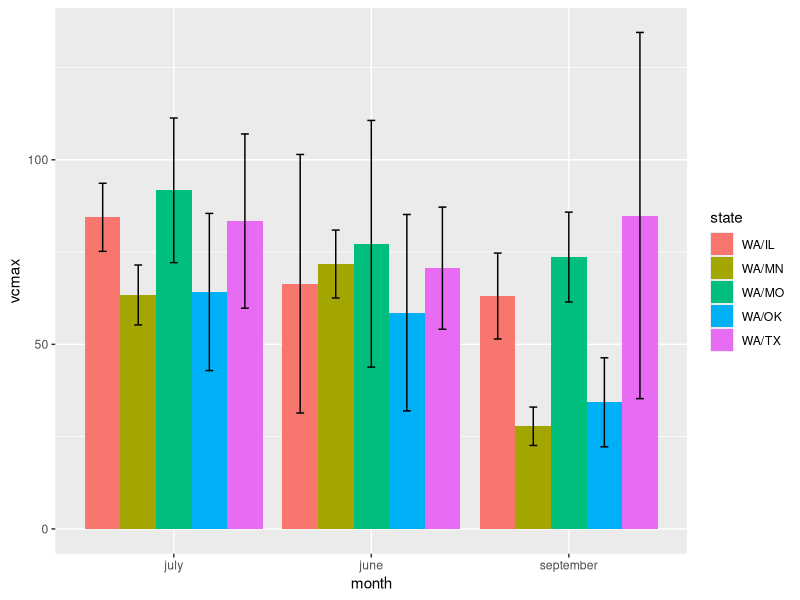
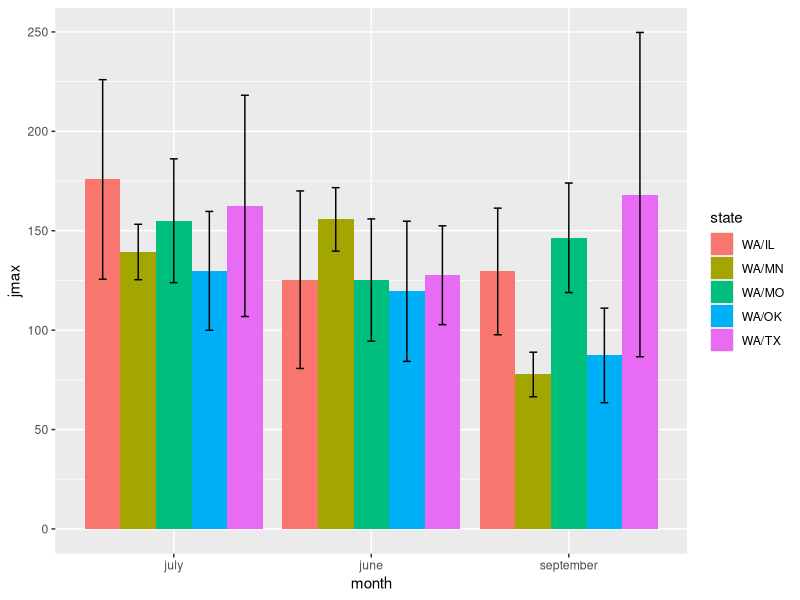
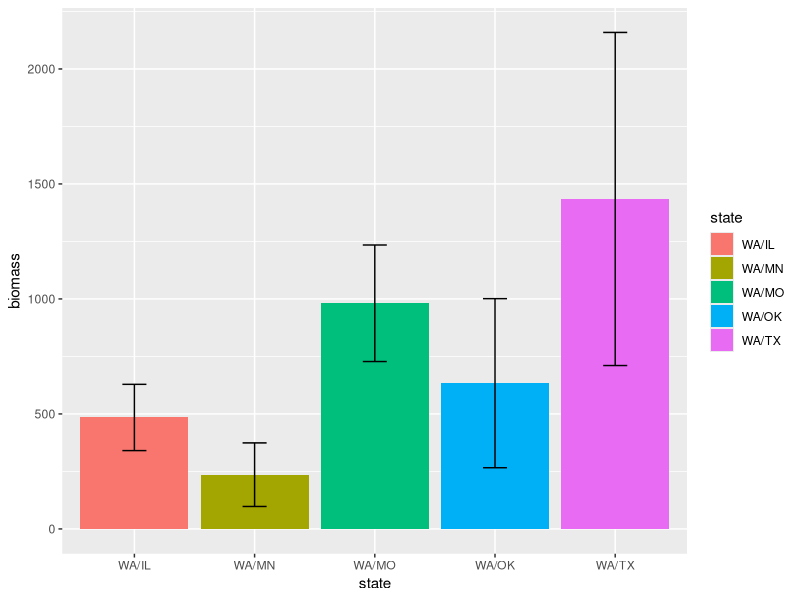
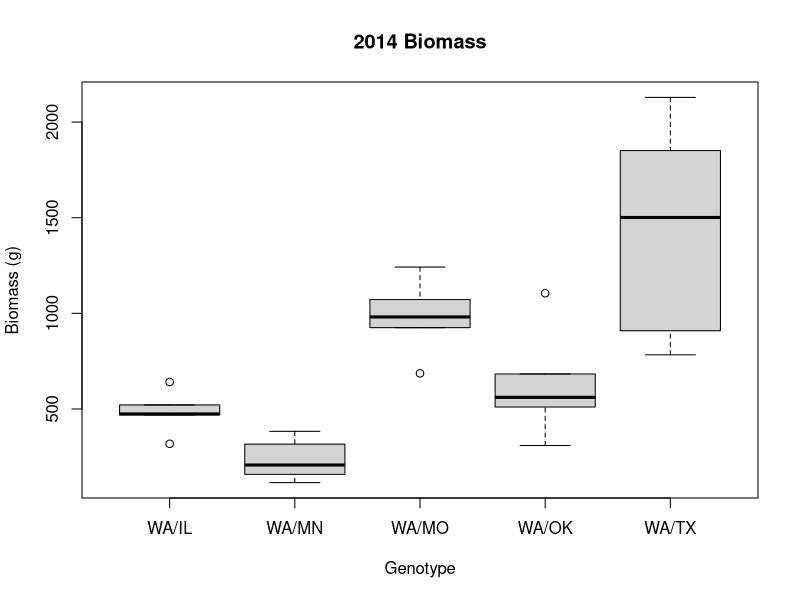
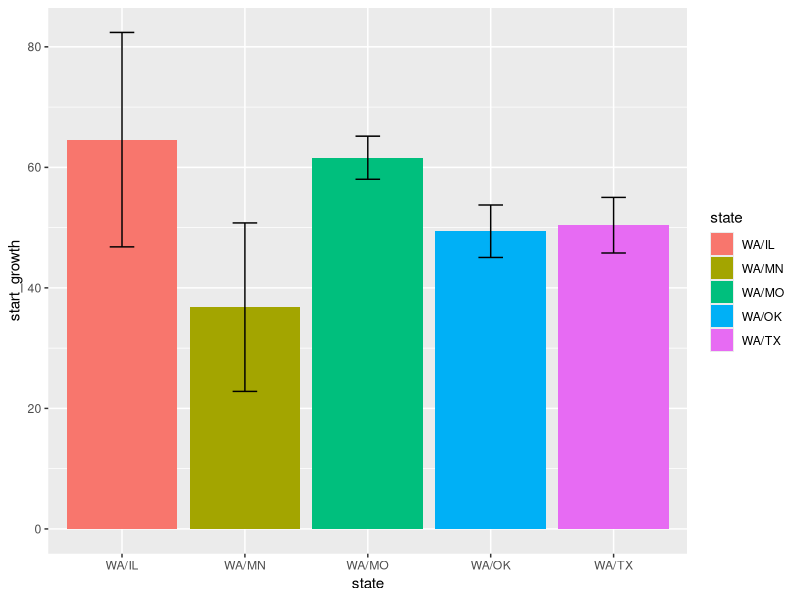
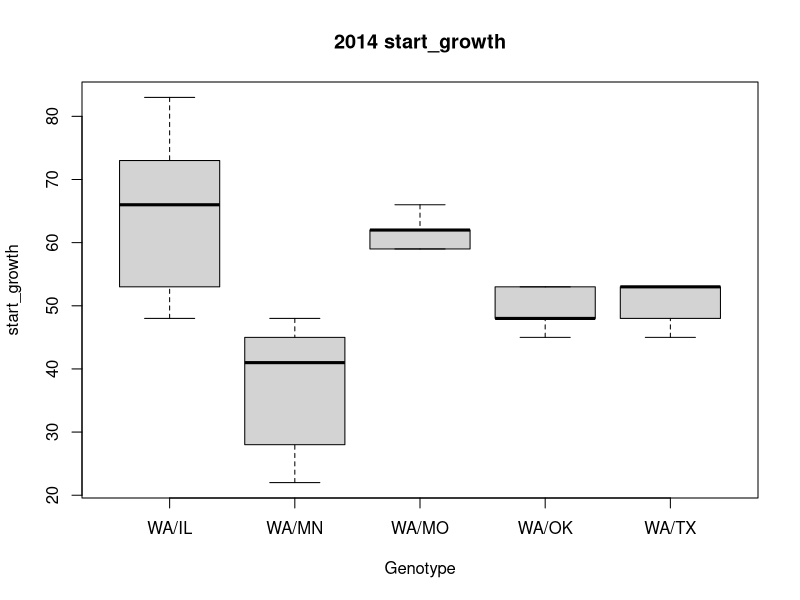
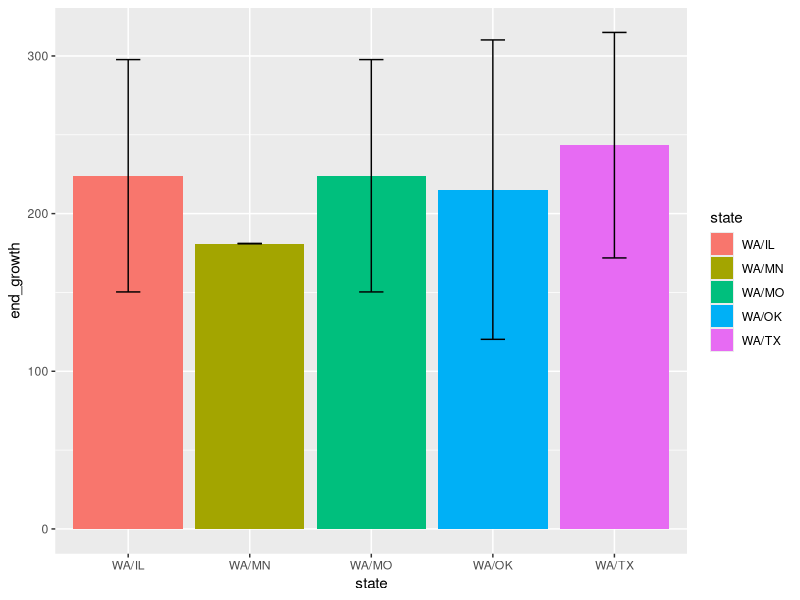
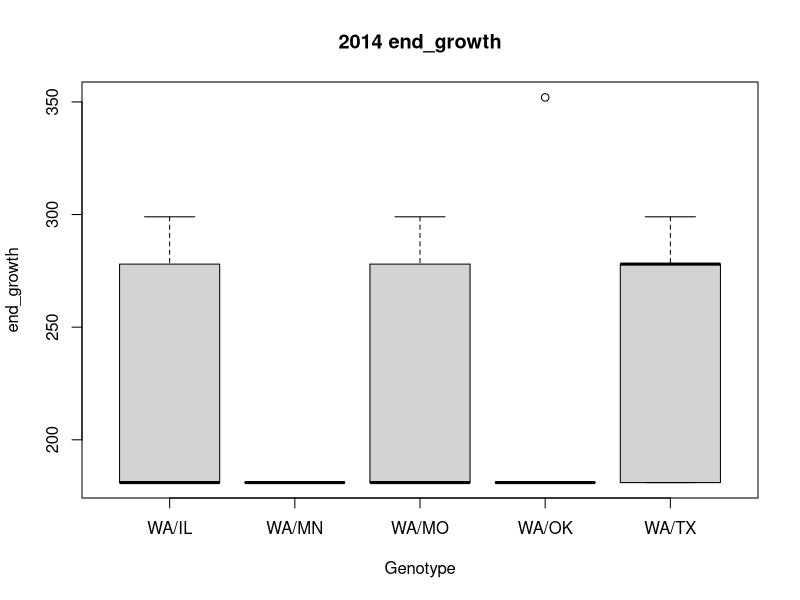

These figures' R source, in order:
setwd("C:/Users/ianshiach/Desktop/Grad School/Thesis/Data/Master Files")
aci <- read.table (file="2013_2014_photosynthesis_master.csv", sep=",", header=TRUE)
data <- read.table (file="2014_all_but_photosynthesis_master.csv", sep=",", header=TRUE)

#subset 2014
aci2014 <- subset(aci, year == 2014)

#libraries
library(ggplot2)

#tapply to get averages


#tapply(aci2014$vcmax, aci2014$genotype, mean)

#summary stats
#trying to follow http://www.cookbook-r.com/Graphs/Plotting_means_and_error_bars_(ggplot2)/

#define function summarySE

summarySE <- function(data=NULL, measurevar, groupvars=NULL, na.rm=FALSE,
                      conf.interval=.95, .drop=TRUE) {
  library(plyr)
  
  # New version of length which can handle NA's: if na.rm==T, don't count them
  length2 <- function (x, na.rm=FALSE) {
    if (na.rm) sum(!is.na(x))
    else       length(x)
  }
  
  # This does the summary. For each group's data frame, return a vector with
  # N, mean, and sd
  datac <- ddply(data, groupvars, .drop=.drop,
                 .fun = function(xx, col) {
                   c(N    = length2(xx[[col]], na.rm=na.rm),
                     mean = mean   (xx[[col]], na.rm=na.rm),
                     sd   = sd     (xx[[col]], na.rm=na.rm)
                   )
                 },
                 measurevar
  )
  
  # Rename the "mean" column    
  datac <- rename(datac, c("mean" = measurevar))
  
  datac$se <- datac$sd / sqrt(datac$N)  # Calculate standard error of the mean
  
  # Confidence interval multiplier for standard error
  # Calculate t-statistic for confidence interval: 
  # e.g., if conf.interval is .95, use .975 (above/below), and use df=N-1
  ciMult <- qt(conf.interval/2 + .5, datac$N-1)
  datac$ci <- datac$se * ciMult
  
  return(datac)
}






#plot means




# Summaries then graphs

# Graphs use 95% confidence intervals instead of SEM. See reference above.

# Vcmax

summary_vcmax <- summarySE(aci2014, measurevar="vcmax", groupvars=c("state","month"))

ggplot(summary_vcmax, aes(x=month, y=vcmax, fill=state)) + 
  geom_bar(position=position_dodge(), stat="identity") +
  geom_errorbar(aes(ymin=vcmax-ci, ymax=vcmax+ci),
                width=.2,                    # Width of the error bars
                position=position_dodge(.9))
# jmax

summary_jmax <- summarySE(aci2014, measurevar="jmax", groupvars=c("state","month"))

ggplot(summary_jmax, aes(x=month, y=jmax, fill=state)) + 
  geom_bar(position=position_dodge(), stat="identity") +
  geom_errorbar(aes(ymin=jmax-ci, ymax=jmax+ci),
                width=.2,                    # Width of the error bars
                position=position_dodge(.9))


# Biomass

summary_biomass <- summarySE(data, measurevar="biomass", groupvars=c("state"))

ggplot(summary_biomass, aes(x=state, y=biomass, fill=state)) + 
  geom_bar(position=position_dodge(), stat="identity") +
  geom_errorbar(aes(ymin=biomass-ci, ymax=biomass+ci),
                width=.2,                    # Width of the error bars
                position=position_dodge(.9))

boxplot(biomass ~ state, data = data,
        xlab = "Genotype", ylab = "Biomass (g)", 
        main = "2014 Biomass")

# Start growth
summary_start_growth <- summarySE(data, measurevar="start_growth", groupvars=c("state"))

ggplot(summary_start_growth, aes(x=state, y=start_growth, fill=state)) + 
  geom_bar(position=position_dodge(), stat="identity") +
  geom_errorbar(aes(ymin=start_growth-ci, ymax=start_growth+ci),
                width=.2,                    # Width of the error bars
                position=position_dodge(.9))

boxplot(start_growth ~ state, data = data,
        xlab = "Genotype", ylab = "start_growth", 
        main = "2014 start_growth")


# End growth

summary_end_growth <- summarySE(data, measurevar="end_growth", groupvars=c("state"))


ggplot(summary_end_growth, aes(x=state, y=end_growth, fill=state)) + 
  geom_bar(position=position_dodge(), stat="identity") +
  geom_errorbar(aes(ymin=end_growth-ci, ymax=end_growth+ci),
                width=.2,                    # Width of the error bars
                position=position_dodge(.9))


boxplot(end_growth ~ state, data = data,
        xlab = "Genotype", ylab = "end_growth", 
        main = "2014 end_growth")



# Duration growth
summary_duration_growth <- summarySE(data, measurevar="duration_growth", groupvars=c("state"))

ggplot(summary_duration_growth, aes(x=state, y=duration_growth, fill=state)) + 
  geom_bar(position=position_dodge(), stat="identity") +
  geom_errorbar(aes(ymin=duration_growth-ci, ymax=duration_growth+ci),
                width=.2,                    # Width of the error bars
                position=position_dodge(.9))

boxplot(duration_growth ~ state, data = data,
        xlab = "Genotype", ylab = "duration_growth", 
        main = "2014 duration_growth")


# June branches

summary_june_branch_number <- summarySE(data, measurevar="june_branch_number", groupvars=c("state"))

ggplot(summary_june_branch_number, aes(x=state, y=june_branch_number, fill=state)) + 
  geom_bar(position=position_dodge(), stat="identity") +
  geom_errorbar(aes(ymin=june_branch_number-ci, ymax=june_branch_number+ci),
                width=.2,                    # Width of the error bars
                position=position_dodge(.9))

boxplot(june_branch_number ~ state, data = data,
        xlab = "Genotype", ylab = "june_branch_number", 
        main = "2014 june_branch_number")


# December branches

summary_december_branch_number <- summarySE(data, measurevar="december_branch_number", groupvars=c("state"))

ggplot(summary_december_branch_number, aes(x=state, y=december_branch_number, fill=state)) + 
  geom_bar(position=position_dodge(), stat="identity") +
  geom_errorbar(aes(ymin=december_branch_number-ci, ymax=december_branch_number+ci),
                width=.2,                    # Width of the error bars
                position=position_dodge(.9))

boxplot(december_branch_number ~ state, data = data,
        xlab = "Genotype", ylab = "december_branch_number", 
        main = "2014 december_branch_number")


# June total diameter

summary_june_total_diameter <- summarySE(data, measurevar="june_total_diameter", groupvars=c("state"))

ggplot(summary_june_total_diameter, aes(x=state, y=june_total_diameter, fill=state)) + 
  geom_bar(position=position_dodge(), stat="identity") +
  geom_errorbar(aes(ymin=june_total_diameter-ci, ymax=june_total_diameter+ci),
                width=.2,                    # Width of the error bars
                position=position_dodge(.9))

boxplot(june_total_diameter ~ state, data = data,
        xlab = "Genotype", ylab = "june_total_diameter", 
        main = "2014 june_total_diameter")


# December total diameter

summary_december_total_diameter <- summarySE(data, measurevar="december_total_diameter", groupvars=c("state"))

ggplot(summary_december_total_diameter, aes(x=state, y=december_total_diameter, fill=state)) + 
  geom_bar(position=position_dodge(), stat="identity") +
  geom_errorbar(aes(ymin=december_total_diameter-ci, ymax=december_total_diameter+ci),
                width=.2,                    # Width of the error bars
                position=position_dodge(.9))


boxplot(december_total_diameter ~ state, data = data,
        xlab = "Genotype", ylab = "december_total_diameter", 
        main = "2014 december_total_diameter")


# June diameter of largest branch

summary_june_max_diameter <- summarySE(data, measurevar="june_max_diameter", groupvars=c("state"))


ggplot(summary_june_max_diameter, aes(x=state, y=june_max_diameter, fill=state)) + 
  geom_bar(position=position_dodge(), stat="identity") +
  geom_errorbar(aes(ymin=june_max_diameter-ci, ymax=june_max_diameter+ci),
                width=.2,                    # Width of the error bars
                position=position_dodge(.9))

boxplot(june_max_diameter ~ state, data = data,
        xlab = "Genotype", ylab = "june_max_diameter", 
        main = "2014 june_max_diameter")


# December diameter of largest branch

summary_december_max_diameter <- summarySE(data, measurevar="december_max_diameter", groupvars=c("state"))

ggplot(summary_december_max_diameter, aes(x=state, y=december_max_diameter, fill=state)) + 
  geom_bar(position=position_dodge(), stat="identity") +
  geom_errorbar(aes(ymin=december_max_diameter-ci, ymax=december_max_diameter+ci),
                width=.2,                    # Width of the error bars
                position=position_dodge(.9))

boxplot(december_max_diameter ~ state, data = data,
        xlab = "Genotype", ylab = "december_max_diameter", 
        main = "2014 december_max_diameter")






